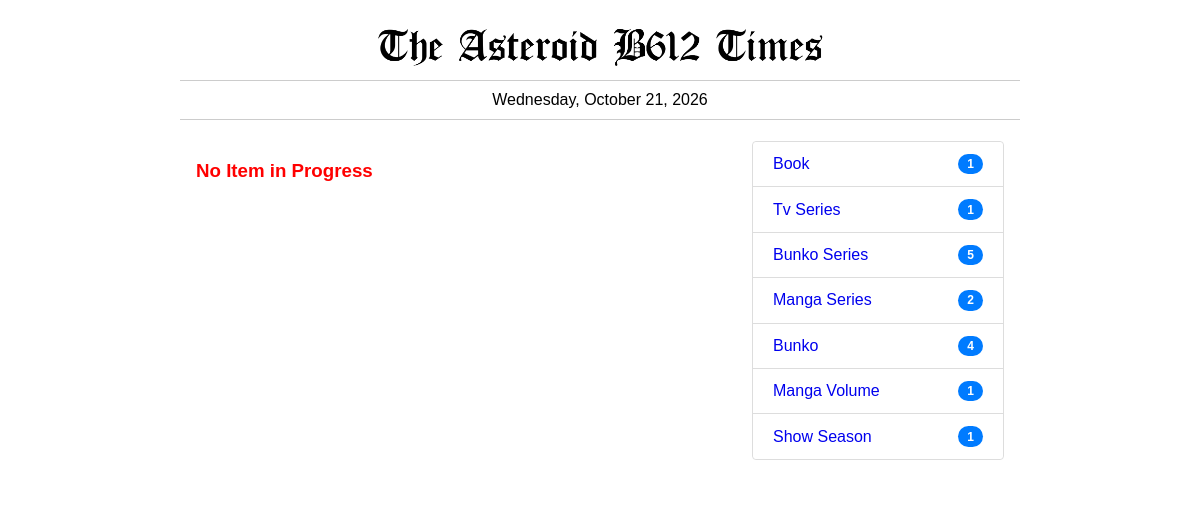
/book-history/, run on an earlier commit of the app's database.
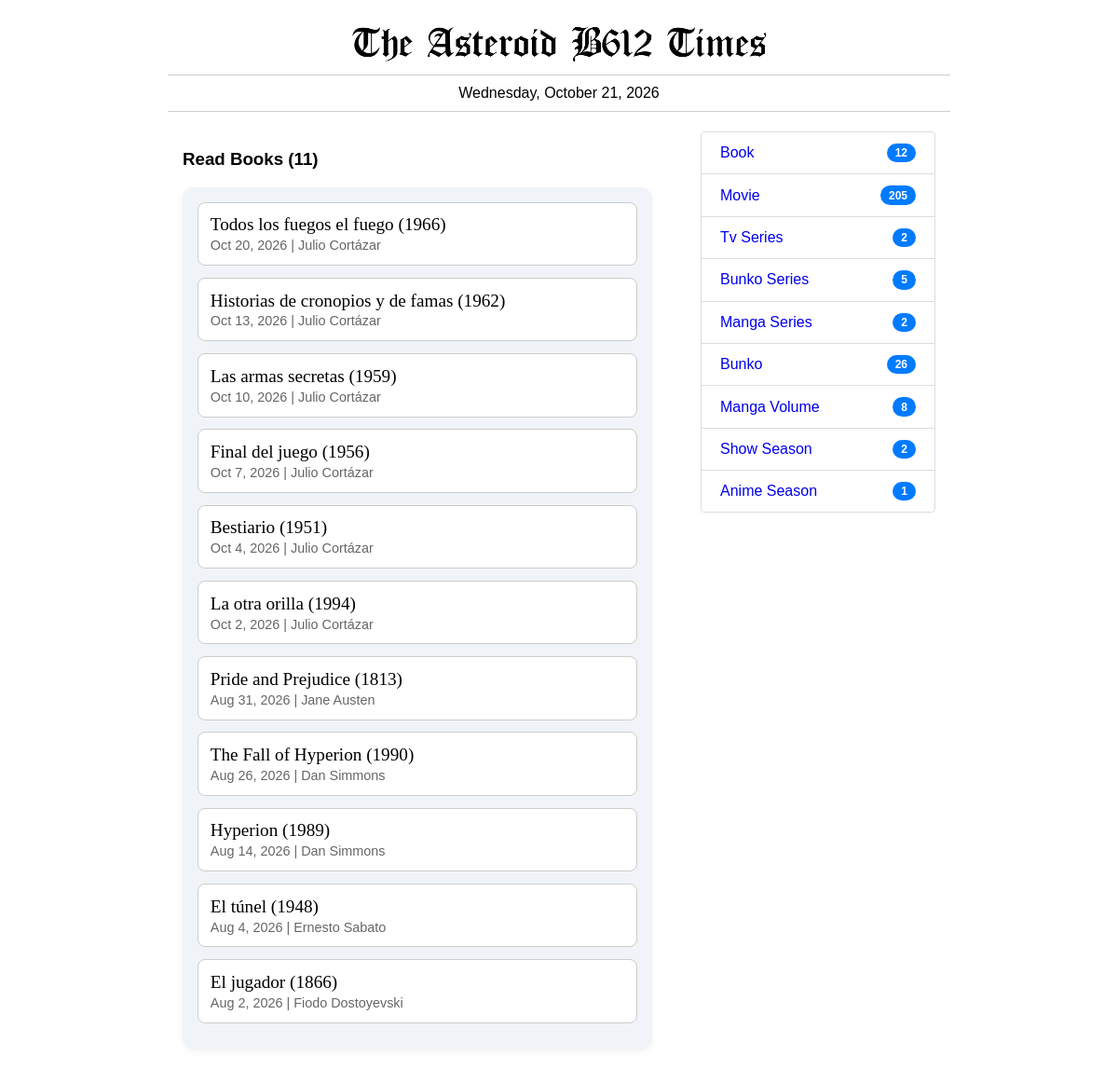
And on a later commit of the database.
### times/models.py (models this page shows, shortened)
class Categoria(models.Model):
    nom_categoria = models.CharField(max_length=255)

class Consumo(models.Model):
    item = models.ForeignKey(Item,on_delete=models.CASCADE,related_name='consumo')
    fec_ini = models.DateField()
    fec_fin = models.DateField(null=True, blank=True)

class Item(models.Model):
    titulo = models.CharField(max_length=255)
    tipo = models.ForeignKey(Categoria, on_delete=models.CASCADE)
    preview = models.TextField()
    fecha_creacion = models.DateField(default='1999-12-31')
    fecha_edicion = models.DateTimeField(auto_now=True)
    @property
    def pubyear(self):
        pubdates = AttrDate.objects.filter(item=self,att_name__in=['pub date','premiere','pubdate']).count()
        if pubdates == 0:
            py = ''
        else:
            itm = AttrDate.objects.filter(item=self,att_name__in=['pub date','premiere','pubdate']).latest('id')
            py = str(itm.att_value.year)
        return py
    @property
    def finyear(self):
        pubdates = AttrDate.objects.filter(item=self,att_name__in=['end date','finale','enddate']).count()
        if pubdates == 0:
            py = ''
        else:
            itm = AttrDate.objects.filter(item=self,att_name__in=['end date','finale','enddate']).latest('id')
            py = str(itm.att_value.year)
        return py
    @property
    def periodo(self):
        ini = self.pubyear
        fin = self.finyear
        if ini == '' and fin == '':
            return ''
        elif ini != '' and fin == '':
            return f" ({ini})"
        elif ini != '' and fin != '' and ini != fin:
            return f" ({ini}-{fin})"
        elif ini != '' and fin != '' and ini == fin:
            return f" ({fin})"
        else:
            return ''
    @property
    def authors(self):
        nauthors = AttrText.objects.filter(item=self,att_name='author').count()
        if nauthors > 0:
            txt_authors = ''
            authors = AttrText.objects.filter(item=self,att_name='author')
            for a in authors:
                txt_authors = txt_authors + a.att_value + ', '
            return txt_authors[:-2]
        else:
            return None

class AttrDate(models.Model):
    item = models.ForeignKey(Item,on_delete=models.CASCADE)
    orden = models.IntegerField()
    att_name = models.CharField(max_length=255)
    att_value = models.DateField()

class AttrText(models.Model):
    item = models.ForeignKey(Item,on_delete=models.CASCADE)
    orden = models.IntegerField()
    att_name = models.CharField(max_length=255)
    att_value = models.TextField()

### times/views.py (the view)
# urls.py: path('book-history/', views.bookHistory, name='bookHistory'),
def bookHistory(request):
	item_queue = Consumo.objects.filter(item__tipo__id=1,fec_fin__isnull=False).order_by('-fec_fin')
	return render(request,'book-history.html',{'item_queue':item_queue,'nbooks':len(item_queue)})

### times/context_processors.py (called while the page is built)
def categories_processor(request):
    tipo_priority = ['book','movie','tv series', 'TV miniseries', 'bunko series', 'manga series']
    custom_tipo_order = Case(
        *[When(nom_categoria=t, then=Value(i)) for i, t in enumerate(tipo_priority)],
        default=Value(len(tipo_priority)),
        output_field=IntegerField()
    )
    return {
        'cats': (
            Categoria.objects.annotate(total_items=Count('item'))
            .filter(total_items__gt=0)
            .order_by(custom_tipo_order, '-total_items')
        ),
        'all_cats': (
            Categoria.objects.annotate(total_items=Count('item'))
            .order_by(custom_tipo_order, '-total_items')
        )
    }

### times/templates/book-history.html (shortened to what this page needs)
{% extends 'base_times.html' %}
{% load static %}
{% block izquierda %}
  {% if item_queue %}
  <h3>Read Books ({{nbooks}})</h3>
  <ul class="styled-list">
  {% for i in item_queue %}
    <li>
      <span class="main-item"><a href="{% url 'item' i.item.id %}" style="text-decoration:none; color:black;">{{i.item.titulo}}{{i.item.periodo}} </a></span>
      <small class="sub-item">{{i.fec_fin|date:"M j, Y"}} | {{i.item.authors}}</small>
    </li>
  {% endfor %}
  </ul>
  {% else %}
  <h3 style="color:red;">No Item in  Progress</h3>
  {% endif %}
{% endblock %}
{% block derecha %}
<ul class="list-group">
  {% for c in cats %}
    <li class="list-group-item">
      <a href="{% url 'categoria' c.id %}" style="text-decoration:none;">{{ c.nom_categoria|title }}</a>
      <span class="badge badge-pill">{{ c.total_items }}</span>
    </li>
  {% endfor %}
</ul>
{% endblock %}

### futbol/templates/base_times.html (shortened to what this page needs)
{% load static%}
<!DOCTYPE html>
<html lang="es">
<head>
  <link rel="stylesheet" href="https://cdn.jsdelivr.net/npm/flatpickr/dist/flatpickr.min.css">
</head>
<body>
  <div class="contenedor">
    <div class="encabezado" sytle="padding:0px; margin: 0px;">
      <a href="{% url 'homepage' %}"><img src="/media/assets/times_logo.png" alt="Imagen encabezado"></a>
    </div>
    <div class="fecha">
      {% block cinta %}{% now "l, F j, Y" %} {% endblock %}
    </div>
    <div class="contenido">
      <div class="caja izquierda">
        {% block izquierda %}{% endblock %}
      </div>
      <div class="caja derecha">
        {% block derecha %}{% endblock %}
      </div>
    </div>
  </div>
</body>
</html>

What changed in the data, as far as the page shows it:
now on this page (row edited): Consumo: item.titulo "Todos los fuegos el fuego", item.periodo "(1966)", fec_fin "Oct 20, 2026", item.authors "Julio Cortázar"
added Consumo: item.titulo "Historias de cronopios y de famas", item.periodo "(1962)", fec_fin "Oct 13, 2026", item.authors "Julio Cortázar"
added Consumo: item.titulo "Las armas secretas", item.periodo "(1959)", fec_fin "Oct 10, 2026", item.authors "Julio Cortázar"
added Consumo: item.titulo "Final del juego", item.periodo "(1956)", fec_fin "Oct 7, 2026", item.authors "Julio Cortázar"
added Consumo: item.titulo "Bestiario", item.periodo "(1951)", fec_fin "Oct 4, 2026", item.authors "Julio Cortázar"
added Consumo: item.titulo "La otra orilla", item.periodo "(1994)", fec_fin "Oct 2, 2026", item.authors "Julio Cortázar"
added Consumo: item.titulo "Pride and Prejudice", item.periodo "(1813)", fec_fin "Aug 31, 2026", item.authors "Jane Austen"
added Consumo: item.titulo "The Fall of Hyperion", item.periodo "(1990)", fec_fin "Aug 26, 2026", item.authors "Dan Simmons"
added Consumo: item.titulo "Hyperion", item.periodo "(1989)", fec_fin "Aug 14, 2026", item.authors "Dan Simmons"
added Consumo: item.titulo "El túnel", item.periodo "(1948)", fec_fin "Aug 4, 2026", item.authors "Ernesto Sabato"
added Consumo: item.titulo "El jugador", item.periodo "(1866)", fec_fin "Aug 2, 2026", item.authors "Fiodo Dostoyevski"
computed for Categoria "Book": total_items "1" → "12"
now on this page (row unchanged): Categoria: nom_categoria "Movie", total_items "205"
computed for Categoria "Tv Series": total_items "1" → "2"
computed for Categoria "Bunko": total_items "4" → "26"
computed for Categoria "Manga Volume": total_items "1" → "8"
computed for Categoria "Show Season": total_items "1" → "2"
now on this page (row unchanged): Categoria: nom_categoria "Anime Season", total_items "1"
Also different on the page:
{{ nbooks }}: (not shown) → "11"
text no longer shown: "No Item in Progress"
text now shown: "Read Books ( )"
